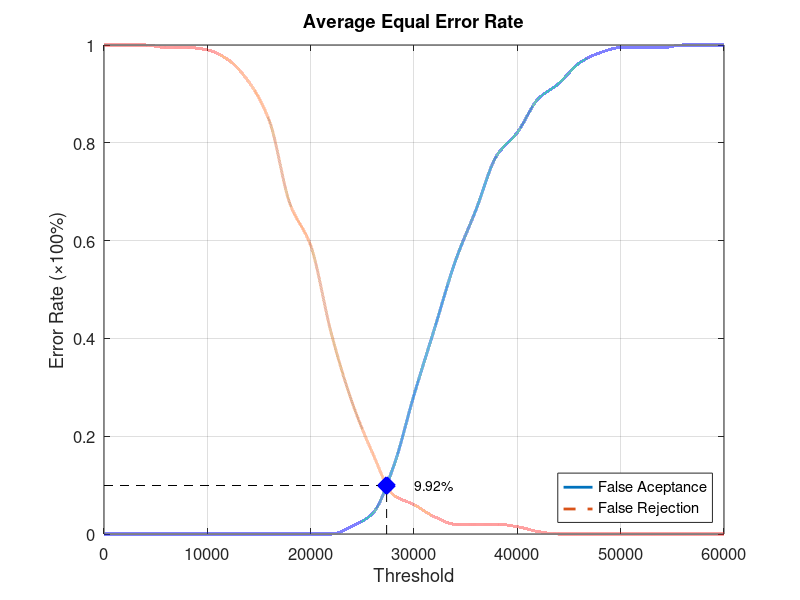
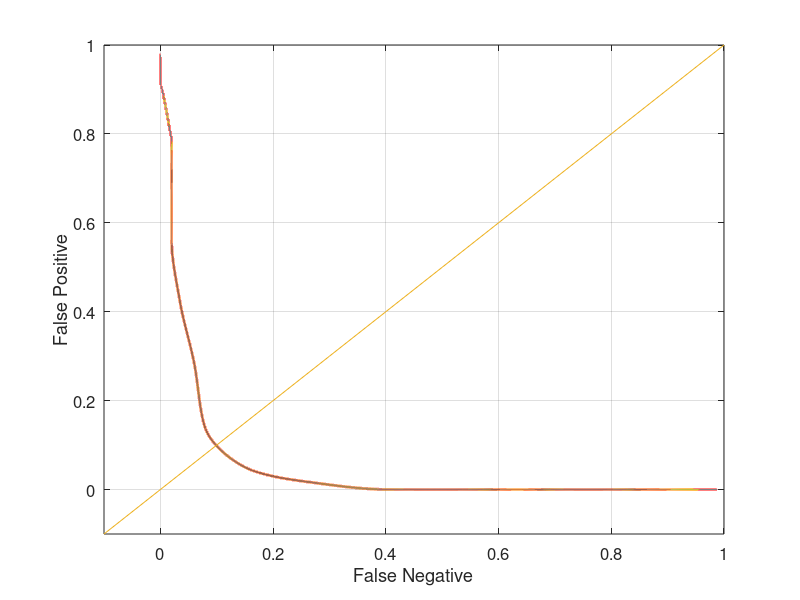

Reproduce these figures in MATLAB, in order.
function yEER = Database5_1
close all;
clear;
clc;
x = 0:2000:60000;
xq = 0:0.5:60000;

y0 = [0 0 0 0 0 0 0 0 0 0 0 0 0.0157895 0.0421053 0.136842 0.284211 0.421053 0.557895 0.663158 0.773684 0.821053 0.889474 0.921053 0.963158 0.984211 0.994737 0.994737 0.994737 1 1 1];
yy0 = interp1(x, y0, xq, 'pchip');
y1 = [1 1 1 0.995 0.995 0.99 0.97 0.925 0.845 0.675 0.59 0.41 0.27 0.165 0.08 0.06 0.035 0.02 0.02 0.02 0.015 0.005 0 0 0 0 0 0 0 0 0];
yy1 = interp1(x, y1, xq, 'pchip');

% Calculating EER: 
y2 = abs(y0 - y1);
find(y2 == min(y2))
yy2 = abs(yy0 - yy1);
xEER = find(yy2 == min(yy2));
xEERIndex = xq(xEER) % X-axis EER
yEER = yy0(xEER) % Y-axis EER

main = figure
plot(xq, yy0,'-','LineWidth', 2);	hold on
plot(xq, yy1,'--','LineWidth', 2);	hold on
plot([xEERIndex xEERIndex], [0 yEER], 'k--');	hold on
plot([0 xEERIndex], [yEER yEER], 'k--');	hold on
plot(xEERIndex, yEER, 'bx', 'LineWidth', 10);	hold on
text(xEERIndex + 10 * xEERIndex / 100, yEER, [num2str(round((10000 * yEER)) / 100) '%'])
legend('False Aceptance', 'False Rejection', 'Location', 'SouthEast')
xlabel('Threshold')
ylabel('Error Rate (\times100%)')
title('Average Equal Error Rate')
set(gca, 'FontSize', 12)
axis([0 60000 0 1])
grid on

print(main, 'Database5_1Main', '-dpng');
FNRxFPR = figure('Color', [1 1 1]);
plot(yy1, yy0, '-', yy1, yy0, 'LineWidth', 2);
hold on
y = -0.1:0.1:1
plot(y, y); 
set(gca, 'FontSize', 12)
xlabel('False Negative')
ylabel('False Positive')
axis([-0.1 1 -0.1 1])
set(gca, 'FontSize', 12)
grid on

print(FNRxFPR, 'Database5_1FNRxFPR','-dpng');
end
